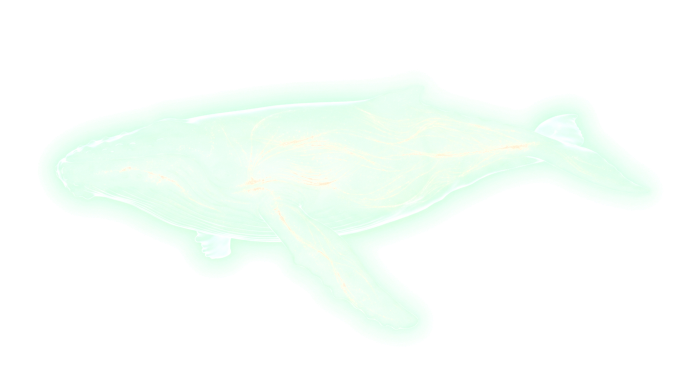
#> input picture classin-showreel/src/assets/gen/whale_glow.png, 1376 x 768 px, given in place of whale_glow.jpg, which was not available (shown at 1/2 size)
$ python whale_trace.py
#> lines starting #> are read from the running program, lines starting #| are printed output that depends on the picture; after the words box and inside, x2 and y2 are one past the last pixel; in counts of white or black regions, pixels touching at a corner belong together; pictures that were not available may be replaced by others from this repository, and a replacement may not be noted
### classin-showreel-v8/render/key.py
"""Cut out generated props: key the flat magenta background, despill, split a sheet into separate sprites.

  python3 render/key.py houses_a houses_b ...     # → src/assets/gen/<id>_<n>.png (RGBA, trimmed)

The background colour is sampled from the image corners (generators never hit #FF00FF exactly), the matte is a
soft distance key in RGB with a little erosion + feather, and magenta spill on the edges is pulled back to neutral.
"""
import os, sys, json
import numpy as np
from PIL import Image, ImageFilter
from scipy import ndimage

ROOT = os.path.dirname(os.path.dirname(os.path.abspath(__file__)))
RAW = os.path.join(ROOT, 'src', 'assets', 'gen', 'raw')
OUT = os.path.join(ROOT, 'src', 'assets', 'gen')


def matte(path):
    """key the flat magenta background → RGBA uint8 array (despilled)"""
    im = Image.open(path).convert('RGB')
    a = np.asarray(im).astype(np.float32)
    H, W, _ = a.shape
    c = 24
    corners = np.concatenate([a[:c, :c].reshape(-1, 3), a[:c, -c:].reshape(-1, 3), a[-c:, :c].reshape(-1, 3), a[-c:, -c:].reshape(-1, 3)])
    bg = np.median(corners, axis=0)
    d = np.sqrt(((a - bg) ** 2).sum(axis=2))
    # how "magenta" a pixel is: R and B high relative to G
    mag = np.clip(((a[..., 0] + a[..., 2]) / 2 - a[..., 1]) / max(1.0, (bg[0] + bg[2]) / 2 - bg[1]), 0, 1)
    alpha = np.clip((d - 38) / 70, 0, 1)
    alpha = np.where(mag > 0.92, np.minimum(alpha, (1 - mag) * 12), alpha)
    # clean the matte: fill holes inside objects, drop specks, soften the edge by ~1px
    solid = alpha > 0.5
    solid = ndimage.binary_opening(solid, iterations=2)
    filled = ndimage.binary_fill_holes(solid)
    alpha = np.where(filled & ~solid, np.maximum(alpha, 0.0), alpha) * ndimage.binary_dilation(filled, iterations=2)
    am = Image.fromarray((alpha * 255).astype(np.uint8)).filter(ImageFilter.GaussianBlur(0.8))
    alpha = np.asarray(am).astype(np.float32) / 255
    # despill: where magenta leaks into the edge, pull R and B down towards G
    spill = np.clip(np.minimum(a[..., 0], a[..., 2]) - a[..., 1], 0, None) * (1 - alpha) * 1.0 + np.clip(np.minimum(a[..., 0], a[..., 2]) - a[..., 1] - 18, 0, None) * alpha * 0.6
    out = a.copy()
    out[..., 0] -= spill
    out[..., 2] -= spill
    return np.dstack([np.clip(out, 0, 255), alpha * 255]).astype(np.uint8)


def split(rgba, min_area=0.004):
    """connected objects → [(y0, y1, x0, x1, mask)], reading order"""
    H, W = rgba.shape[:2]
    alpha = rgba[..., 3].astype(np.float32) / 255
    # split into connected objects
    lab, n = ndimage.label(ndimage.binary_dilation(alpha > 0.3, iterations=6))
    parts = []
    for i in range(1, n + 1):
        ys, xs = np.where(lab == i)
        if len(ys) < min_area * H * W:
            continue
        y0, y1, x0, x1 = ys.min(), ys.max() + 1, xs.min(), xs.max() + 1
        parts.append(((y0 + y1) / 2, (x0 + x1) / 2, (y0, y1, x0, x1, lab[y0:y1, x0:x1] == i)))
    # reading order: rows top→bottom, then left→right
    parts.sort(key=lambda p: (round(p[0] / (H / 3)), p[1]))
    return [p[2] for p in parts]


def key(path, min_area=0.004):
    rgba = matte(path)
    out = []
    for y0, y1, x0, x1, m in split(rgba, min_area):
        crop = rgba[y0:y1, x0:x1].copy()
        crop[..., 3] = (crop[..., 3] * m).astype(np.uint8)
        out.append(crop)
    return out


# [23 lines left out: function main, not called in this run]


# [2 lines that do not run on import are left out]

### classin-showreel/render/whale_trace.py
"""The whale, from the generated images: cut out, downsize, and trace the outline the light draws.

  python3 render/whale_trace.py

whale_glow (the imagination, light on black) → src/assets/gen/whale_glow.jpg + its silhouette traced into a polygon.
whale_3d (the whale that flies over the town, on magenta) → keyed → src/assets/gen/whale_3d.png.
Both are mapped to the same local frame the code uses (nose at x = -240, fluke tip at x = +240, y down) and
written to src/assets/gen/whale.js, so the light traces exactly the outline of the picture.
"""
import json, os, sys
import numpy as np
from PIL import Image
from scipy import ndimage

ROOT = os.path.dirname(os.path.dirname(os.path.abspath(__file__)))
RAW = os.path.join(ROOT, 'src', 'assets', 'gen', 'raw')
OUT = os.path.join(ROOT, 'src', 'assets', 'gen')
sys.path.insert(0, os.path.join(ROOT, 'render'))
from key import key  # noqa: E402


def trace(mask):
    """Moore-neighbour boundary trace of the largest blob → list of (x, y), clockwise in image space"""
    lab, n = ndimage.label(mask)
    big = 1 + int(np.argmax(ndimage.sum(mask, lab, range(1, n + 1))))
    m = ndimage.binary_fill_holes(lab == big)
    m = np.pad(m, 1)
    ys, xs = np.nonzero(m)
    i = np.argmin(xs * 100000 + ys)
    start = (int(xs[i]), int(ys[i]))
    nb = [(0, -1), (1, -1), (1, 0), (1, 1), (0, 1), (-1, 1), (-1, 0), (-1, -1)]  # clockwise (y down)
    cur, back = start, 6  # we entered the start pixel from the west
    pts = [start]
    for _ in range(400000):
        for k in range(1, 9):
            dd = (back + k) % 8
            x, y = cur[0] + nb[dd][0], cur[1] + nb[dd][1]
            if m[y, x]:
                back = (dd + 4) % 8  # direction pointing back to where we came from …
                back = (back + 1) % 8  # … and start the next sweep just past it
                cur = (x, y)
                break
        if cur == start:
            break
        pts.append(cur)
    return np.array(pts, dtype=float) - 1


def smooth(p, r):
    k = np.ones(2 * r + 1) / (2 * r + 1)
    return np.stack([np.convolve(np.concatenate([p[-r:, j], p[:, j], p[:r, j]]), k, 'valid') for j in range(2)], 1)


def resample(p, n):
    q = np.vstack([p, p[:1]])
    s = np.concatenate([[0], np.cumsum(np.hypot(*np.diff(q, axis=0).T))])
    u = np.linspace(0, s[-1], n, endpoint=False)
    return np.stack([np.interp(u, s, q[:, 0]), np.interp(u, s, q[:, 1])], 1)


def frame(xmin, xmax, ymid):
    k = 480.0 / (xmax - xmin)
    return {'x0': (xmin + xmax) / 2, 'y0': ymid, 'k': k}


def main():
    meta = {}
    # ---- the glow whale ----
    im = Image.open(os.path.join(RAW, 'whale_glow.jpg')).convert('RGB')
    a = np.asarray(im).astype(np.float32) / 255
    lum = a.max(axis=2)
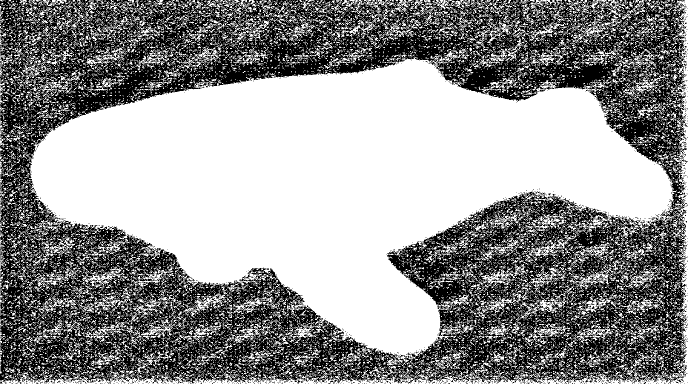
#> lum: shape (768, 1376) float32 (shown at 1/2 size); values 0 (black) and 1 (white), 57.9% white; 1346 black regions (1319 under 20 px), largest, box (x1, y1, x2, y2) and area: (0, 0, 1374, 768) 440409, (983, 551, 1007, 563) 75, (1192, 432, 1206, 444) 64
    body = ndimage.binary_fill_holes(ndimage.binary_closing(ndimage.binary_opening(lum > 0.42, iterations=3), iterations=10))
#> body: shape (768, 1376) bool; 37.7% white; 30 white regions (4 under 20 px), largest, box (x1, y1, x2, y2) and area: (60, 117, 1346, 711) 397569, (1084, 606, 1104, 618) 90, (600, 659, 611, 672) 57
    poly = trace(body)
#> in trace, `lab, n = ndimage.label(mask)`:
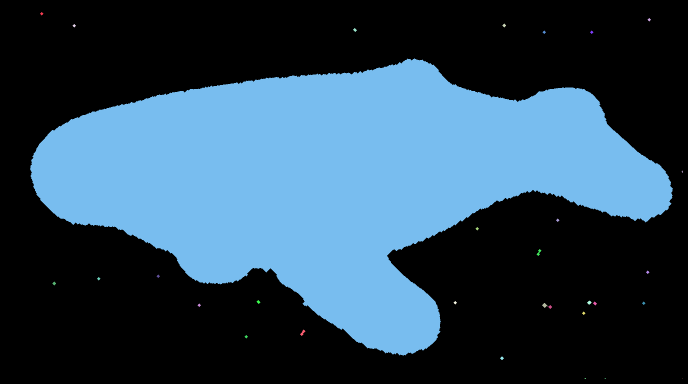
#> lab: shape (768, 1376) int32 (shown at 1/2 size); 33 distinct labels, from 0 to 32; one colour per label, 0 black
#> in trace, `lab, n = ndimage.label(mask)`: n = 32
#> in trace, `big = 1 + int(np.argmax(ndimage.sum(mask, lab, range(1, n + 1))))`: big = 8
#> in trace, `m = ndimage.binary_fill_holes(lab == big)`: m: shape (768, 1376) bool; 37.6% white; 1 white region, box (x1, y1, x2, y2) and area: (60, 117, 1346, 711) 397569
#> in trace, `m = np.pad(m, 1)`: m: shape (770, 1378) bool; 37.5% white; 1 white region, box (x1, y1, x2, y2) and area: (61, 118, 1347, 712) 397569
#> in trace, `i = np.argmin(xs * 100000 + ys)`: i = 185731
#> in trace, `start = (int(xs[i]), int(ys[i]))`: start = (61, 338)
#> in trace, `cur, back = start, 6`: back = 6
#> in trace, `pts = [start]`: pts = [(61, 338)]
#> after the loop in trace, `for _ in range(400000):`: pts = 3045 pairs, first value 61 to 1346, second value 118 to 711
#> poly = 3045 pairs, first value 60 to 1345, second value 117 to 710
    poly = resample(smooth(poly, 6), 220)
#> in resample, `q = np.vstack([p, p[:1]])`: q = 3046 pairs, first value 61.15 to 1343.3, second value 118.5 to 709.3
#> in resample, `s = np.concatenate([[0], np.cumsum(np.hypot(*np.diff(q, axis=0).T))])`: s = 3046 values from 0 to 3341.1
#> poly = 220 pairs, first value 61.15 to 1343.1, second value 118.6 to 708.3
    xmin, xmax = poly[:, 0].min(), poly[:, 0].max()
#> xmin = 61.15; xmax = 1343.1
    ys = poly[:, 1]
#> ys = 220 values, max 708.3 at index 159, min 118.6 at index 55, mean 374.2
    F = frame(xmin, xmax, (ys.min() + ys.max()) / 2 - 0.08 * (ys.max() - ys.min()))
#> in frame, `k = 480.0 / (xmax - xmin)`: k = 0.374
#> F = {'x0': 702.1, 'y0': 366.3, 'k': 0.374}
    # start the outline at the nose and run along the back first (the light traces head → tail along the top)
    i0 = int(np.argmin(poly[:, 0]))
#> i0 = 0
    poly = np.roll(poly, -i0, axis=0)
    if poly[len(poly) // 8, 1] > poly[0, 1]:  # going down the belly first → reverse
        poly = np.vstack([poly[:1], poly[:0:-1]])
    loc = lambda p: [round((p[0] - F['x0']) * F['k'], 1), round((p[1] - F['y0']) * F['k'], 1)]
    small = im.resize((im.size[0] // 2, im.size[1] // 2), Image.LANCZOS)
    # light on black → colour + alpha (alpha = brightness), so it composites like light over anything
    sa = np.asarray(small).astype(np.float32) / 255
    al = np.clip(sa.max(axis=2), 0, 1)
    col = np.where(al[..., None] > 1e-3, sa / np.maximum(al[..., None], 1e-3), 0)
    al = np.where(al < 0.03, 0, al)  # the JPEG's near-black noise floor
    Image.fromarray((np.dstack([col, al]) * 255).round().astype(np.uint8), 'RGBA').save(os.path.join(OUT, 'whale_glow.png'), optimize=True)
    # inner lines read off the picture (half-size image px): jaw, the flipper's leading edge over the belly, the eye
    half = lambda pts: [loc((x * 2, y * 2)) for x, y in pts]
    meta['glow'] = {'src': 'whale_glow.png', 'w': small.size[0], 'h': small.size[1], 'k': F['k'] * 2,
                    'x0': F['x0'] / 2, 'y0': F['y0'] / 2, 'body': [loc(p) for p in poly],
                    'jaw': half([(128, 338), (200, 352), (300, 366), (390, 380), (444, 393)]),
                    'flipper': half([(516, 400), (572, 396), (602, 426), (644, 470)]),
                    'eye': loc((450 * 2, 350 * 2))}
    # ---- the 3D whale ----
    parts = key(os.path.join(RAW, 'whale_3d.jpg'))
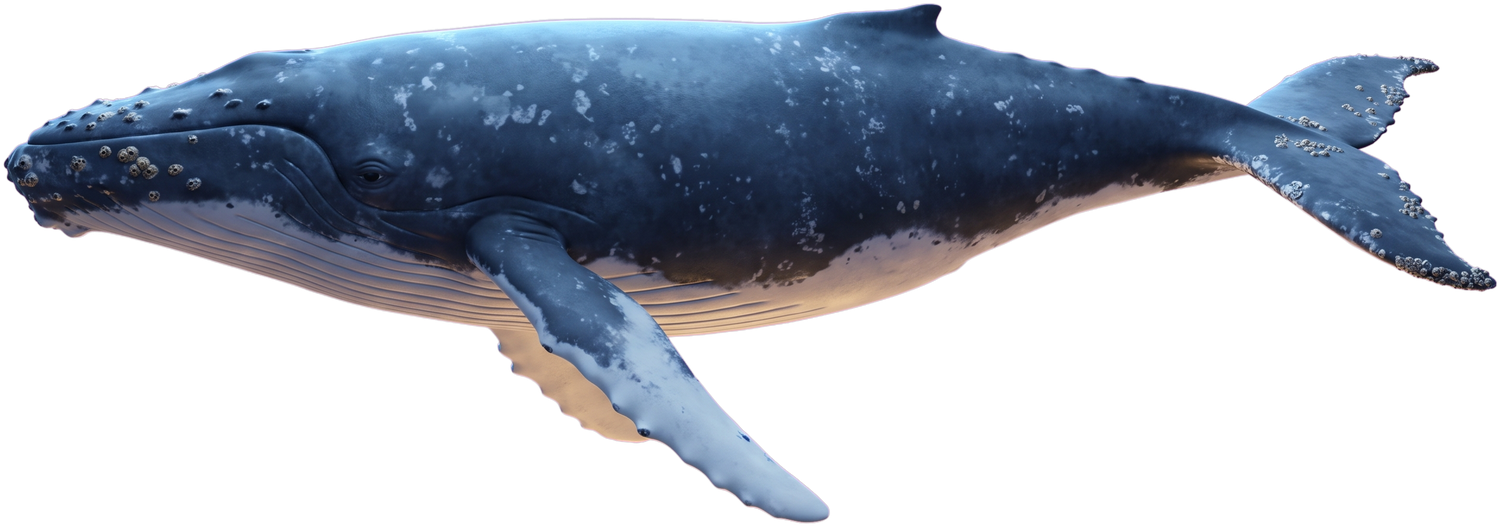
#> input picture classin-showreel/src/assets/gen/whale_3d.png, 1500 x 527 px, given in place of whale_3d.jpg, which was not available
#> in matte, `corners = np.concatenate([a[:c, :c].reshape(-1, 3), a[:c, -c:].reshape..`: corners = 2304 rows, first 8: [0, 0, 0], [0, 0, 0], [0, 0, 0], [0, 0, 0], [0, 0, 0], [0, 0, 0], [0, 0, 0], [0, 0, 0]
#> in matte, `bg = np.median(corners, axis=0)`: bg = [0, 0, 0]
#> in matte, `solid = alpha > 0.5`: solid: shape (527, 1500) bool; 5.9% white; 2239 white regions (2184 under 20 px), largest, box (x1, y1, x2, y2) and area: (32, 13, 865, 136) 28788, (610, 293, 827, 514) 6951, (1247, 59, 1339, 127) 1930
#> in matte, `solid = ndimage.binary_opening(solid, iterations=2)`: solid: shape (527, 1500) bool; 3.9% white; 62 white regions (31 under 20 px), largest, box (x1, y1, x2, y2) and area: (252, 15, 839, 88) 20077, (626, 334, 801, 497) 4881, (65, 78, 235, 123) 2050
#> in matte, `filled = ndimage.binary_fill_holes(solid)`: filled: shape (527, 1500) bool; 4% white; 62 white regions (31 under 20 px), largest, box (x1, y1, x2, y2) and area: (252, 15, 839, 88) 20397, (626, 334, 801, 497) 5076, (65, 78, 235, 123) 2055
#> in matte, `out[..., 0] -= spill`: out: shape (527, 1500, 3) float32; mean R, G, B 32.9, 39.4, 49.9
#> in matte, `out[..., 2] -= spill`: out: shape (527, 1500, 3) float32; mean R, G, B 32.9, 39.4, 49.6
#> in split, `H, W = rgba.shape[:2]`: H = 527; W = 1500
#> in split, `lab, n = ndimage.label(ndimage.binary_dilation(alpha > 0.3, iterations..`:
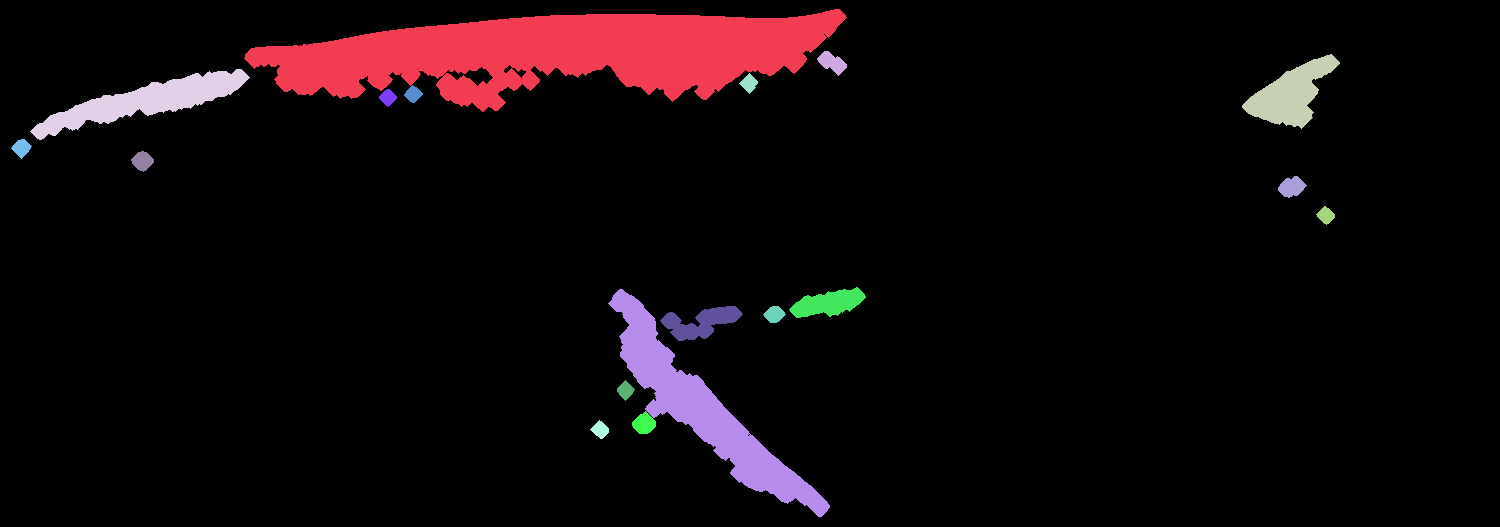
#> lab: shape (527, 1500) int32; 19 distinct labels, from 0 to 18; one colour per label, 0 black
#> in split, `lab, n = ndimage.label(ndimage.binary_dilation(alpha > 0.3, iterations..`: n = 18
#> the loop in key, `for y0, y1, x0, x1, m in split(rgba, min_area):` made 4 passes
#> (y0, y1, x0, x1) on passes 1 to 4: (9, 112, 244, 847), (69, 140, 30, 250), (54, 129, 1242, 1340), (289, 517, 608, 830)
#> after the loop in key, `for y0, y1, x0, x1, m in split(rgba, min_area):`:
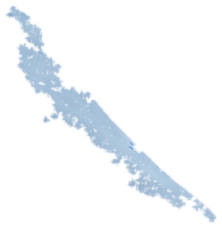
#> crop: shape (228, 222, 4); mean of channels 0, 1, 2, 3 82.4, 86.2, 93.1, 31; transparent parts drawn white
#> after the loop in key, `for y0, y1, x0, x1, m in split(rgba, min_area):`: out = 4 items
    crop = max(parts, key=lambda c: c.shape[0] * c.shape[1])
#> crop: shape (103, 603, 4)
    img = Image.fromarray(crop, 'RGBA')
    s = 1500 / img.size[0]
#> s = 2.49
    img = img.resize((round(img.size[0] * s), round(img.size[1] * s)), Image.LANCZOS)
    img.save(os.path.join(OUT, 'whale_3d.png'), optimize=True)
    al = np.asarray(img)[..., 3] > 128
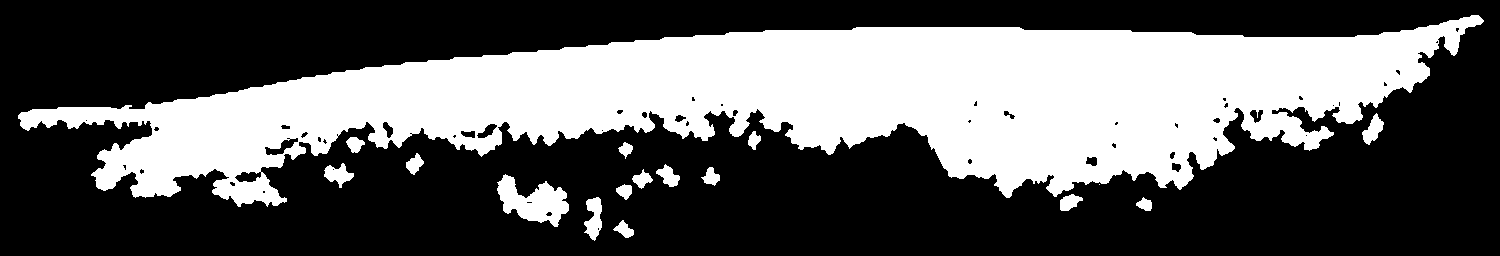
#> al: shape (256, 1500) bool; 36.8% white; 17 white regions (1 under 20 px), largest, box (x1, y1, x2, y2) and area: (18, 15, 1484, 207) 135637, (497, 174, 569, 227) 2061, (584, 197, 602, 241) 511
    yy, xx = np.nonzero(al)
    # the body's vertical middle: the mean of the top and bottom edges over the front half (the flipper hangs below)
    cols = [c for c in range(int(xx.min()), int(xx.min() + 0.5 * (xx.max() - xx.min())))]
#> cols = 732 values from 18 to 749
    tops = [np.nonzero(al[:, c])[0].min() for c in cols if al[:, c].any()]
#> tops = 732 values, max 115 at index 0, min 32 at index 711, mean 70.63
    F3 = frame(xx.min(), xx.max(), np.median(tops) + 0.42 * (al.sum(axis=0).max()))
#> F3 = {'x0': 750.5, 'y0': 139.4, 'k': 0.328}
    meta['solid'] = {'src': 'whale_3d.png', 'w': img.size[0], 'h': img.size[1], **F3}
    js = '// generated by render/whale_trace.py — the whale pictures and the outline traced from them (local units)\n'
    js += f'export default {json.dumps(meta, separators=(",", ":"))};\n'
    open(os.path.join(OUT, 'whale.js'), 'w').write(js)
    # a check image: the traced outline over the picture
    chk = small.copy()
    from PIL import ImageDraw
    d = ImageDraw.Draw(chk)
    pts = [((x / F['k'] + F['x0']) / 2, (y / F['k'] + F['y0']) / 2) for x, y in meta['glow']['body']]
#> pts = 220 pairs, first value 30.58 to 671.5, second value 59.36 to 354.2
    d.line(pts + pts[:1], fill=(255, 60, 60), width=2)
    for kk in ('jaw', 'flipper'):
        q = [((x / F['k'] + F['x0']) / 2, (y / F['k'] + F['y0']) / 2) for x, y in meta['glow'][kk]]
        d.line(q, fill=(80, 160, 255), width=2)
#> this loop made 2 passes
#> q on pass 2: [(516, 400), (572.1, 396), (602, 426), (644, 470)]
    e = meta['glow']['eye']; e = ((e[0] / F['k'] + F['x0']) / 2, (e[1] / F['k'] + F['y0']) / 2)
#> after `e = meta['glow']['eye']`: e = [74.1, 125]
#> after `e = ((e[0] / F['k'] + F['x0']) / 2, (e[1] / F['k'] + F['y0']) / 2)`: e = (450, 350.1)
    d.ellipse([e[0] - 5, e[1] - 5, e[0] + 5, e[1] + 5], outline=(80, 160, 255), width=2)
    d.ellipse([pts[0][0] - 6, pts[0][1] - 6, pts[0][0] + 6, pts[0][1] + 6], outline=(255, 255, 0), width=2)
    chk.save(os.path.join(ROOT, 'out', 'whale_trace_check.jpg'), quality=85)
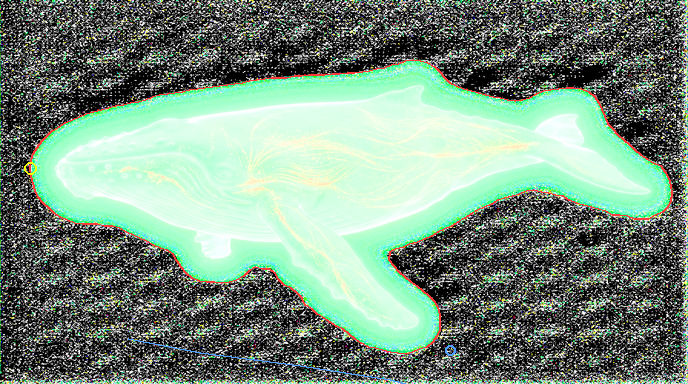
#> saved as whale_trace_check.jpg: PIL image 688x384 RGB; mean R, G, B 120.8, 145.6, 128.1
    b = np.array(meta['glow']['body'])
#> b = 220 pairs, first value -240 to 240, second value -92.7 to 128.1
    print('bounds x', b[:, 0].min(), b[:, 0].max(), 'y', b[:, 1].min(), b[:, 1].max(), 'eye', meta['glow']['eye'])
#| bounds x -240.0 240.0 y -92.7 128.1 eye [74.1, 125.0]
    print(f"glow: {len(meta['glow']['body'])} pts, k={meta['glow']['k']:.3f} · solid: {img.size}, k={F3['k']:.3f}")
#| glow: 220 pts, k=0.749 · solid: (1500, 256), k=0.328


if __name__ == '__main__':
    main()
